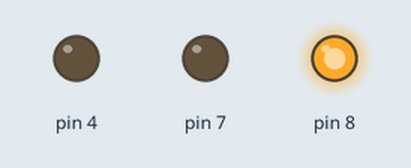
This sketch was run on a simulated Arduino Uno, built with avr-gcc and run on an emulated ATmega328P. On the bench: output pins drawn as LEDs (lit = HIGH).

Above: at 0.12 s.
At 4.87 s:
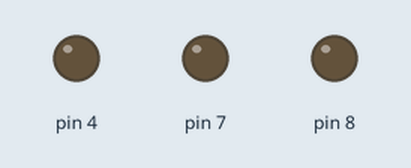
At 9.62 s:
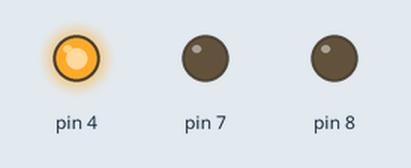
At 19.12 s:
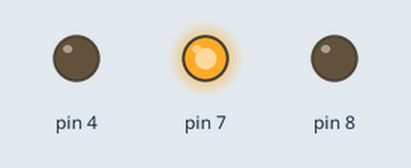
Timing chart, 0 to 19.5 s (numbered marks = the images above):
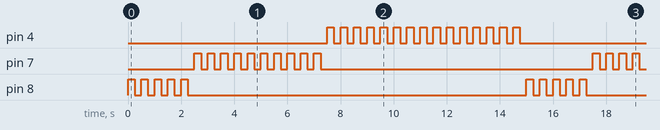

Measured:
- by itself, pin 4: moves between LOW and HIGH, repeating every 15.0 s
- by itself, pin 7: repeats every 15.0 s: 9 × (LOW 0.25 s, HIGH 0.25 s), LOW 10.3 s, HIGH 0.25 s
- by itself, pin 8: repeats every 15.0 s: 4 × (LOW 0.25 s, HIGH 0.25 s), LOW 12.8 s, HIGH 0.25 s

The sketch:

att_2_LEDcoloridasATT.ino
```cpp
void setup() {
  // put your setup code here, to run once:
  pinMode(8, OUTPUT);
  pinMode(7, OUTPUT);
  pinMode(4, OUTPUT);
}

void loop() {
  // put your main code here, to run repeatedly:

  digitalWrite(8, HIGH);
  delay(250);
  digitalWrite(8, LOW);
  delay(250);
  digitalWrite(8, HIGH);
  delay(250);
  digitalWrite(8, LOW);
  delay(250);
  digitalWrite(8, HIGH);
  delay(250);
  digitalWrite(8, LOW);
  delay(250);
  digitalWrite(8, HIGH);
  delay(250);
  digitalWrite(8, LOW);
  delay(250);
  digitalWrite(8, HIGH);
  delay(250);
  digitalWrite(8, LOW);
  delay(250);
  digitalWrite(7, HIGH);
  delay(250);
  digitalWrite(7, LOW);
  delay(250);
  digitalWrite(7, HIGH);
  delay(250);
  digitalWrite(7, LOW);
  delay(250);
  digitalWrite(7, HIGH);
  delay(250);
  digitalWrite(7, LOW);
  delay(250);
  digitalWrite(7, HIGH);
  delay(250);
  digitalWrite(7, LOW);
  delay(250);
  digitalWrite(7, HIGH);
  delay(250);
  digitalWrite(7, LOW);
  delay(250);
  digitalWrite(7, HIGH);
  delay(250);
  digitalWrite(7, LOW);
  delay(250);
  digitalWrite(7, HIGH);
  delay(250);
  digitalWrite(7, LOW);
  delay(250);
  digitalWrite(7, HIGH);
  delay(250);
  digitalWrite(7, LOW);
  delay(250);
  digitalWrite(7, HIGH);
  delay(250);
  digitalWrite(7, LOW);
  delay(250);
  digitalWrite(7, HIGH);
  delay(250);
  digitalWrite(7, LOW);
  delay(250);
  digitalWrite(4, HIGH);
  delay(250);
  digitalWrite(4, LOW);
  delay(250);
  digitalWrite(4, HIGH);
  delay(250);
  digitalWrite(4, LOW);
  delay(250);
  digitalWrite(4, HIGH);
  delay(250);
  digitalWrite(4, LOW);
  delay(250);
  digitalWrite(4, HIGH);
  delay(250);
  digitalWrite(4, LOW);
  delay(250);
  digitalWrite(4, HIGH);
  delay(250);
  digitalWrite(4, LOW);
  delay(250);
  digitalWrite(4, HIGH);
  delay(250);
  digitalWrite(4, LOW);
  delay(250);
  digitalWrite(4, HIGH);
  delay(250);
  digitalWrite(4, LOW);
  delay(250);
  digitalWrite(4, HIGH);
  delay(250);
  digitalWrite(4, LOW);
  delay(250);
  digitalWrite(4, HIGH);
  delay(250);
  digitalWrite(4, LOW);
  delay(250);
  digitalWrite(4, HIGH);
  delay(250);
  digitalWrite(4, LOW);
  delay(250);
  digitalWrite(4, HIGH);
  delay(250);
  digitalWrite(4, LOW);
  delay(250);
  digitalWrite(4, HIGH);
  delay(250);
  digitalWrite(4, LOW);
  delay(250);
  digitalWrite(4, HIGH);
  delay(250);
  digitalWrite(4, LOW);
  delay(250);
  digitalWrite(4, HIGH);
  delay(250);
  digitalWrite(4, LOW);
  delay(250);
  digitalWrite(4, HIGH);
  delay(250);
  digitalWrite(4, LOW);
  delay(250);
}
```
